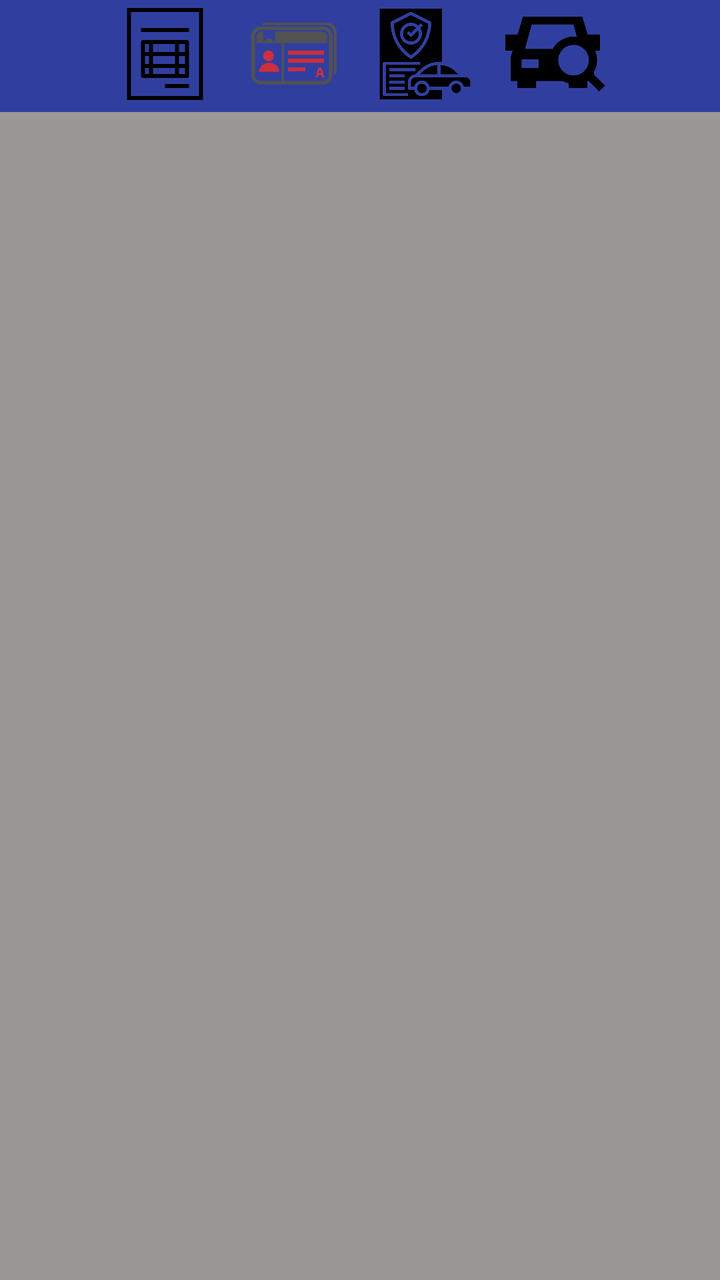
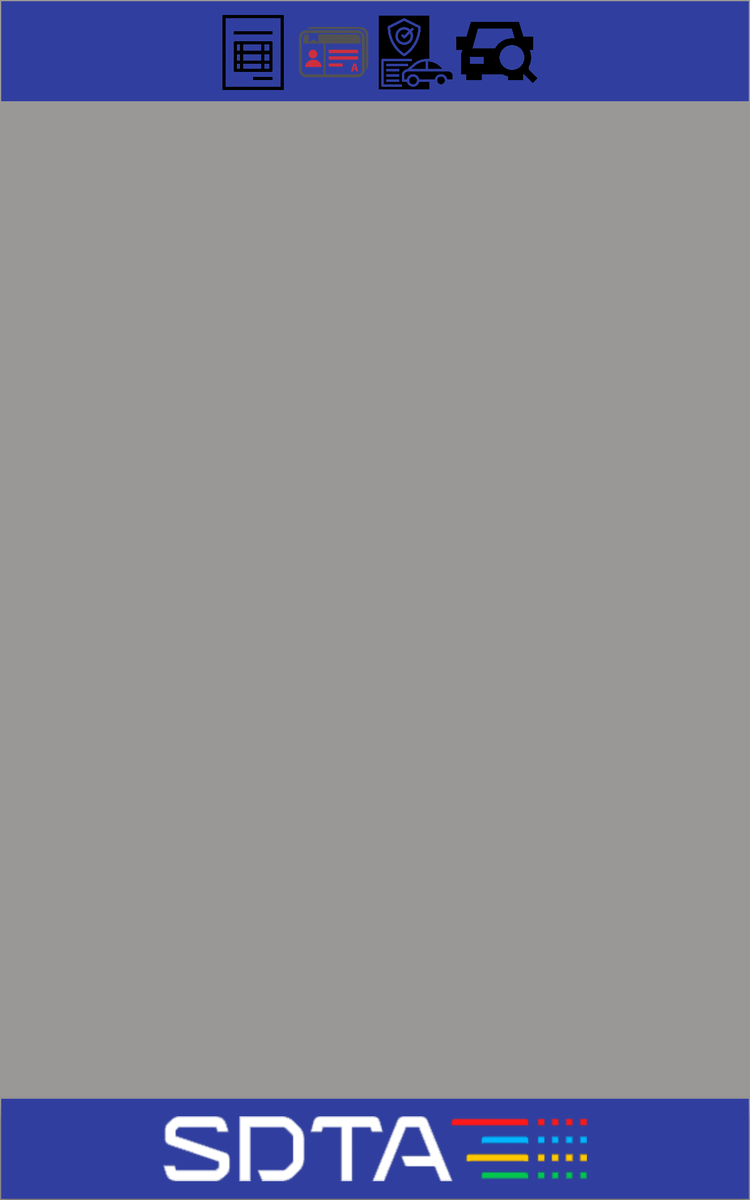

Compare how this app lays out the same screen by default and in its alternative resource folder. The renders come first, then the two layout files and the values they reference.
<!-- AndroidManifest.xml: application theme Theme.CarsManagement -->
<!-- res/layout/activity_documentacion.xml -->
<?xml version="1.0" encoding="utf-8"?>
<androidx.constraintlayout.widget.ConstraintLayout xmlns:android="http://schemas.android.com/apk/res/android"
    xmlns:app="http://schemas.android.com/apk/res-auto"
    xmlns:tools="http://schemas.android.com/tools"
    android:layout_width="match_parent"
    android:layout_height="match_parent"
    android:background="#9A9797"
    tools:context=".Documentacion">

    <androidx.appcompat.widget.Toolbar
        android:id="@+id/toolbar5"
        android:layout_width="match_parent"
        android:layout_height="wrap_content"
        android:background="#303F9F"
        android:minHeight="?attr/actionBarSize"
        android:theme="?attr/actionBarTheme"
        app:layout_constraintEnd_toEndOf="parent"
        app:layout_constraintStart_toStartOf="parent"
        app:layout_constraintTop_toTopOf="parent" />

    <View
        android:id="@+id/vista"
        android:layout_width="match_parent"
        android:layout_height="662dp"
        android:layout_marginStart="5dp"
        android:layout_marginEnd="5dp"
        android:layout_marginBottom="5dp"
        app:layout_constraintBottom_toBottomOf="parent"
        app:layout_constraintEnd_toEndOf="parent"
        app:layout_constraintHorizontal_bias="1.0"
        app:layout_constraintStart_toStartOf="parent" />

    <HorizontalScrollView
        android:layout_width="wrap_content"
        android:layout_height="50sp"
        android:layout_marginStart="2dp"
        android:layout_marginTop="2dp"
        android:layout_marginEnd="2dp"
        app:layout_constraintEnd_toEndOf="parent"
        app:layout_constraintHorizontal_bias="0.5"
        app:layout_constraintStart_toEndOf="@+id/toolbar5"
        app:layout_constraintStart_toStartOf="parent"
        app:layout_constraintTop_toTopOf="parent">

        <LinearLayout
            android:layout_width="wrap_content"
            android:layout_height="match_parent"
            android:orientation="horizontal">

            <ImageView
                android:id="@+id/facturabtnn"
                android:layout_width="65sp"
                android:layout_height="match_parent"
                app:srcCompat="@drawable/facturaicon" />

            <ImageView
                android:id="@+id/circulacionbtn"
                android:layout_width="65sp"
                android:layout_height="wrap_content"
                android:layout_weight="1"
                app:srcCompat="@drawable/circulacionicon" />

            <ImageView
                android:id="@+id/Segurobtn"
                android:layout_width="65sp"
                android:layout_height="wrap_content"
                android:layout_weight="1"
                app:srcCompat="@drawable/iconseguro" />

            <ImageView
                android:id="@+id/tenenciabtn"
                android:layout_width="65sp"
                android:layout_height="wrap_content"
                android:layout_weight="1"
                app:srcCompat="@drawable/icontenencia" />

        </LinearLayout>
    </HorizontalScrollView>

</androidx.constraintlayout.widget.ConstraintLayout>
<!-- resources referenced by this layout -->
<resources>
  <!-- drawable circulacionicon: png bitmap (drawable-v24, 4238 bytes) -->
  <!-- drawable facturaicon: png bitmap (drawable-v24, 3069 bytes) -->
  <!-- drawable iconseguro: png bitmap (drawable-v24, 15496 bytes) -->
  <!-- drawable icontenencia: png bitmap (drawable-v24, 6076 bytes) -->
  <style name="Theme.CarsManagement" parent="Theme.AppCompat.Light.NoActionBar">
          
          <item name="colorPrimary">@color/purple_500</item>
          <item name="colorPrimaryVariant">@color/purple_700</item>
          <item name="colorOnPrimary">@color/white</item>
          
          <item name="colorSecondary">@color/teal_200</item>
          <item name="colorSecondaryVariant">@color/teal_700</item>
          <item name="colorOnSecondary">@color/black</item>
          
          <item name="android:statusBarColor" tools:targetApi="l">?attr/colorPrimaryVariant</item>
          
      </style>
</resources>
<!-- res/layout-sw600dp/activity_documentacion.xml (the repository's variant of the layout above) -->
<!-- drawn on a 7-inch tablet held upright -->
<?xml version="1.0" encoding="utf-8"?>
<androidx.constraintlayout.widget.ConstraintLayout xmlns:android="http://schemas.android.com/apk/res/android"
    xmlns:app="http://schemas.android.com/apk/res-auto"
    xmlns:tools="http://schemas.android.com/tools"
    android:layout_width="match_parent"
    android:layout_height="match_parent"
    android:background="#9A9797">

    <androidx.appcompat.widget.Toolbar
        android:id="@+id/toolbar6"
        android:layout_width="match_parent"
        android:layout_height="80sp"
        android:layout_marginStart="1dp"
        android:layout_marginTop="1dp"
        android:layout_marginEnd="1dp"
        android:background="#303F9F"
        android:minHeight="?attr/actionBarSize"
        android:theme="?attr/actionBarTheme"
        app:layout_constraintEnd_toEndOf="parent"
        app:layout_constraintStart_toStartOf="parent"
        app:layout_constraintTop_toTopOf="parent" />

    <HorizontalScrollView
        android:layout_width="wrap_content"
        android:layout_height="80sp"
        android:layout_marginStart="2dp"
        android:layout_marginTop="2dp"
        android:layout_marginEnd="2dp"
        app:layout_constraintEnd_toEndOf="parent"
        app:layout_constraintHorizontal_bias="0.5"
        app:layout_constraintStart_toStartOf="parent"
        app:layout_constraintTop_toTopOf="parent">

        <LinearLayout
            android:layout_width="wrap_content"
            android:layout_height="match_parent"
            android:orientation="horizontal">

            <ImageView
                android:id="@+id/facturabtnn"
                android:layout_width="65sp"
                android:layout_height="match_parent"
                app:srcCompat="@drawable/facturaicon" />

            <ImageView
                android:id="@+id/circulacionbtn"
                android:layout_width="65sp"
                android:layout_height="wrap_content"
                android:layout_weight="1"
                app:srcCompat="@drawable/circulacionicon" />

            <ImageView
                android:id="@+id/Segurobtn"
                android:layout_width="65sp"
                android:layout_height="wrap_content"
                android:layout_weight="1"
                app:srcCompat="@drawable/iconseguro" />

            <ImageView
                android:id="@+id/tenenciabtn"
                android:layout_width="65sp"
                android:layout_height="wrap_content"
                android:layout_weight="1"
                app:srcCompat="@drawable/icontenencia" />

        </LinearLayout>
    </HorizontalScrollView>

    <com.google.android.material.bottomnavigation.BottomNavigationView
        android:id="@+id/bottomNavigationView2"
        android:layout_width="match_parent"
        android:layout_height="80sp"
        android:layout_marginStart="1dp"
        android:layout_marginEnd="1dp"
        android:layout_marginBottom="1dp"
        android:background="#303F9F"
        app:layout_constraintBottom_toBottomOf="parent"
        app:layout_constraintEnd_toEndOf="parent"
        app:layout_constraintStart_toStartOf="parent">

        <ImageView
            android:id="@+id/imageView33"
            android:layout_width="wrap_content"
            android:layout_height="wrap_content"
            android:layout_gravity="center"
            app:srcCompat="@drawable/logosdta" />
    </com.google.android.material.bottomnavigation.BottomNavigationView>

    <View
        android:id="@+id/view"
        android:layout_width="738dp"
        android:layout_height="955dp"
        android:layout_marginStart="31dp"
        android:layout_marginEnd="31dp"
        android:layout_marginBottom="100dp"
        app:layout_constraintBottom_toTopOf="@+id/bottomNavigationView2"
        app:layout_constraintEnd_toEndOf="parent"
        app:layout_constraintStart_toStartOf="parent" />
</androidx.constraintlayout.widget.ConstraintLayout>
<!-- resources referenced by the variant -->
<!-- as a 7-inch tablet held upright resolves them -->
<resources>
  <!-- drawable circulacionicon: png bitmap (drawable-v24, 4238 bytes) -->
  <!-- drawable facturaicon: png bitmap (drawable-v24, 3069 bytes) -->
  <!-- drawable iconseguro: png bitmap (drawable-v24, 15496 bytes) -->
  <!-- drawable icontenencia: png bitmap (drawable-v24, 6076 bytes) -->
  <!-- drawable logosdta: png bitmap (drawable-v24, 4834 bytes) -->
  <style name="Theme.CarsManagement" parent="Theme.AppCompat.Light.NoActionBar">
          
          <item name="colorPrimary">@color/purple_500</item>
          <item name="colorPrimaryVariant">@color/purple_700</item>
          <item name="colorOnPrimary">@color/white</item>
          
          <item name="colorSecondary">@color/teal_200</item>
          <item name="colorSecondaryVariant">@color/teal_700</item>
          <item name="colorOnSecondary">@color/black</item>
          
          <item name="android:statusBarColor" tools:targetApi="l">?attr/colorPrimaryVariant</item>
          
      </style>
</resources>
